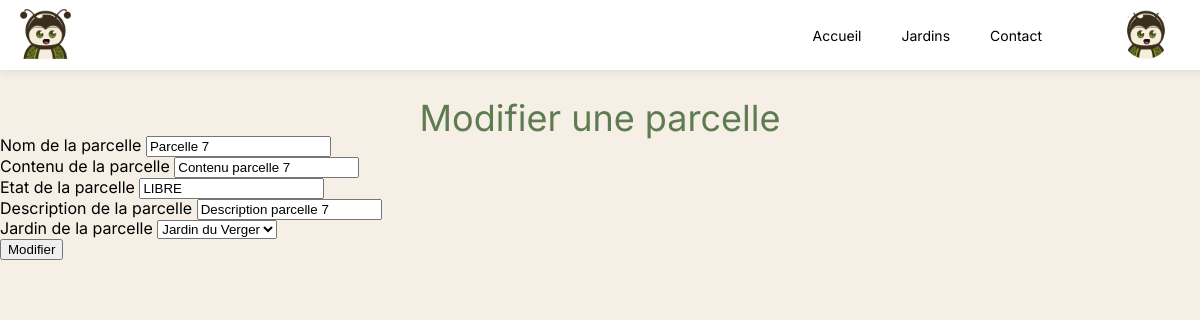
The app's page /parcelles/modifParcelleUser.php?parcelles=7 (signed in) with its own data.
### tables this page shows
CREATE TABLE `users` (
  `user_id` int(11) NOT NULL,
  `user_nom` varchar(50) NOT NULL,
  `user_prnm` varchar(50) NOT NULL,
  `user_login` varchar(50) NOT NULL,
  `user_pass` varchar(255) NOT NULL,
  `user_email` varchar(100) NOT NULL,
  `user_photo` varchar(100) NOT NULL DEFAULT 'logo.webp'
);

CREATE TABLE `parcelles` (
  `parcelle_id` int(11) NOT NULL,
  `parcelle_nom` varchar(100) NOT NULL,
  `parcelle_content` varchar(50) NOT NULL,
  `parcelle_etat` varchar(10) NOT NULL,
  `parcelle_desc` varchar(150) NOT NULL,
  `parcelle_reservation` int(11) DEFAULT NULL,
  `_jardin_id` int(11) NOT NULL,
  `_user_id` int(255) NOT NULL
);

### parcelles/modifParcelleUser.php (the view, shortened to what this page needs)
<?php
require '../model/connectBD.php';
require '../composants/head.php';
require('../composants/header.php');
?>
<h1>
    Modifier une parcelle
</h1>
<?php
$parcelle_id = $_GET['parcelles'];
$query = "SELECT * FROM parcelles WHERE parcelle_id = '" . $parcelle_id . "'";
$req = $bd->query($query);
$parcelle = $req->fetch();
?>
<form action="verifModifParcelleUser.php" method="post">
    <div>
        <label for="parcelle_nom">Nom de la parcelle</label>
        <input type="text" name="parcelle_nom" id="parcelle_nom" value="<?php echo $parcelle['parcelle_nom'] ?>">
    </div>
    <div>
        <label for="parcelle_content">Contenu de la parcelle</label>
        <input type="text" name="parcelle_content" id="parcelle_content" value="<?php echo $parcelle['parcelle_content'] ?>">
    </div>
    <div>
        <label for="parcelle_etat">Etat de la parcelle</label>
        <input type="text" name="parcelle_etat" id="parcelle_etat" value="<?php echo $parcelle['parcelle_etat'] ?>">
    </div>
    <div>
        <label for="parcelle_desc">Description de la parcelle</label>
        <input type="text" name="parcelle_desc" id="parcelle_desc" value="<?php echo $parcelle['parcelle_desc'] ?>">
    </div>
    <div>
        <label for="_jardin_id">Jardin de la parcelle</label>
        <select name="_jardin_id" id="_jardin_id">
            <?php
            $query = "SELECT * FROM jardins WHERE jardin_id = '" . $parcelle['_jardin_id'] . "'";
            $req = $bd->query($query);
            $jardins = $req->fetchAll();
            foreach ($jardins as $jardin) {
                echo '<option value="' . $jardin['jardin_id'] . '">' . $jardin['jardin_nom'] . '</option>';
            }
            ?>
        </select>
    </div>
    <div>
        <input type="submit" value="Modifier">
    </div>
</form>

### composants/header.php (shortened to what this page needs)
<header id="main-header">
    <div id="items-header">
        <a href="/index.php" title="ACCUEIL"><img src="../src/assets/img/logo.webp" alt="Logo"></a>
        <div id="links-header">
            <nav>
                <ul>
                    <li <?php echo (basename($_SERVER['PHP_SELF']) == 'index.php') ? 'class="current"' : ''; ?>><a href="/index.php">Accueil</a></li>
                    <li <?php echo (basename($_SERVER['PHP_SELF']) == 'jardins.php') ? 'class="current"' : ''; ?>><a href="/jardins.php">Jardins</a></li>
                    <li <?php echo (basename($_SERVER['PHP_SELF']) == 'contact.php') ? 'class="current"' : ''; ?>><a href="/contact.php">Contact</a></li>
                </ul>
                <ul>
                    <?php
                    if (isset($_SESSION['user_id'])) {
                        echo '<div class="img-profile">';
                        $reqPhoto = "SELECT user_photo FROM users WHERE user_id = '" . $_SESSION['user_id'] . "'";
                        $resultatPhoto = $bd->query($reqPhoto);
                        $photo = $resultatPhoto->fetch()['user_photo'];
                        echo '<img src="/src/assets/uploads/' . $photo . '" alt="Photo de profil">';
                        echo '</div>';
                        }
                    ?>
                </ul>
            </nav>
        </div>
    </div>
</header>

### src/assets/css/style.css (style rules this page uses)
html, body, div, span, applet, object, iframe, h1, h2, h3, h4, h5, h6, p, blockquote, pre, a, abbr, acronym, address, big, cite, code, del, dfn, em, img, ins, kbd, q, s, samp, small, strike, strong, sub, sup, tt, var, b, u, i, center, dl, dt, dd, ol, ul, li, fieldset, form, label, legend, table, caption, tbody, tfoot, thead, tr, th, td, article, aside, canvas, details, embed, figure, figcaption, footer, header, hgroup, menu, nav, output, ruby, section, summary, time, mark, audio, video { margin: 0; padding: 0; border: 0; font-size: 100%; font: inherit; vertical-align: baseline; }
article, aside, details, figcaption, figure, footer, header, hgroup, menu, nav, section { display: block; }
body { line-height: 1; }
ol, ul { list-style: none; }
body { font-family: "Inter", sans-serif; background-color: #f5efe6; }
h1 { text-align: center; font-size: 36px; color: #5E7B51; margin-top: 100px; }
header { margin: 0 auto; display: flex; height: 100px; align-items: center; font-family: 'Inter', sans-serif; z-index: 10; width: 100%; box-shadow: 0 0 10px lightgray; }
#items-header { max-width: 1250px; display: flex; justify-content: space-between; width: 100%; align-items: center; margin: 0 auto; padding: 0 10px; }
header nav { left: 0; display: flex; width: 100%; justify-content: flex-end; }
header nav ul { display: flex; align-items: center; list-style: none; padding: 0; margin: 0 30px; }
header nav ul li { margin: 0 20px; }
header nav ul li a { color: #000; text-decoration: none; font-size: 14px; transition: 0.3s; }
#main-header { height: 50px; display: flex; align-items: center; justify-content: space-between; padding: 10px; width: 100%; background-color: white; position: fixed; top: 0; transition: top 0.3s; z-index: 1001; }
#main-header li a { position: relative; }
#main-header li a::after { position: absolute; content: ""; width: 100%; height: 2px; top: 100%; left: 0; background-color: #5E7B51; transition: transform 0.5s; transform: scaleX(0); transform-origin: left; }
#items-header img { height: 50px; }
.img-profile { cursor: pointer; }
.img-profile img { width: 48px; height: 48px; border-radius: 50%; }

### records on screen
users: user_photo (picture)
parcelles: parcelle_nom "Parcelle 7", parcelle_content "Contenu parcelle 7", parcelle_etat "LIBRE", parcelle_desc "Description parcelle 7"

### other values on screen
form field _jardin_id "Jardin du Verger"
